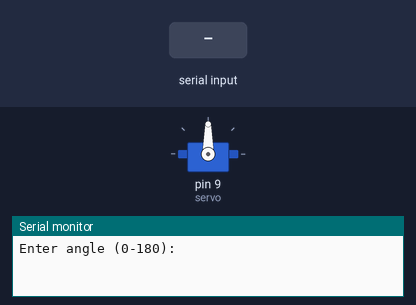
Simulated run of this sketch. Board: Arduino Uno, built with avr-gcc and run on an emulated ATmega328P. Parts: servo, the last lines printed to the serial monitor. The inputs (shaded band) are chosen by the test bench.

Above: at 1.2 s.
1.3 s: "90,45\n" received over Serial
At 3.2 s:
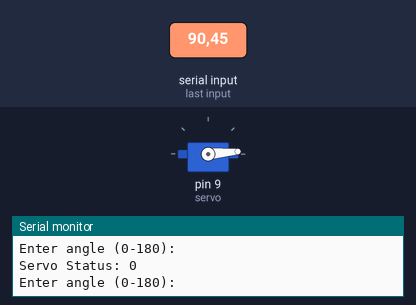
3.8 s: "30,150\n" received over Serial
At 4.6 s:
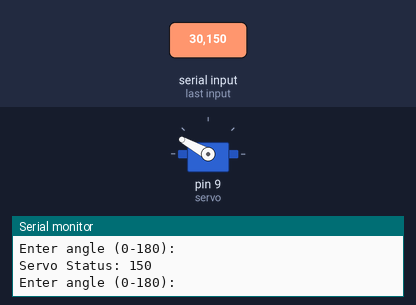
6.3 s: "200\n" received over Serial
At 7.0 s:
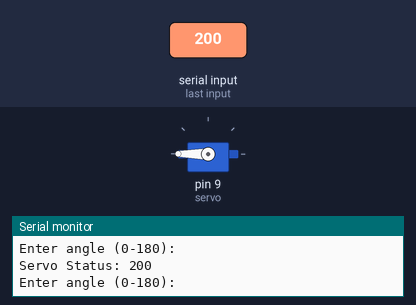
Timing chart, 0 to 9.3 s (numbered marks = the images above; inputs shaded):
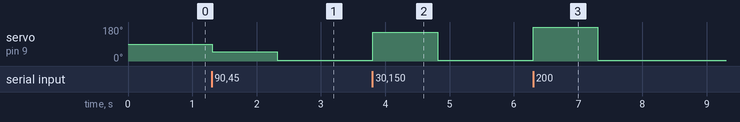

Measured:
- after the input at 1.3 s, servo on pin 9 (servo): 90° → 49° at once, → 5° 1.0 s later
- after the input at 3.8 s, servo on pin 9 (servo): 5° → 151° at once, → 5° 1.0 s later
- after the input at 6.3 s, servo on pin 9 (servo): 5° → 180° at once, → 5° 1.0 s later

The sketch:

Manalo_Sketch10Lec.ino
```cpp
#include <Servo.h>

Servo servo;

void setup() {
  Serial.begin(9600);
  servo.attach(9);
}

void loop() {
  setServoPosition();
}

void setServoPosition() {
  Serial.println("Enter angle (0-180):");

  while (!Serial.available()) {

  }

  int inputAngle = Serial.parseInt();
  int mappedMicros = map(inputAngle, 0, 180, 600, 2400);

  if(mappedMicros < 600) {
    mappedMicros = 600;
  } else if(mappedMicros > 2400) {
    mappedMicros = 2400;
  }

  servo.writeMicroseconds(mappedMicros);
  Serial.print("Servo Status: ");
  Serial.println(inputAngle);
}
```
